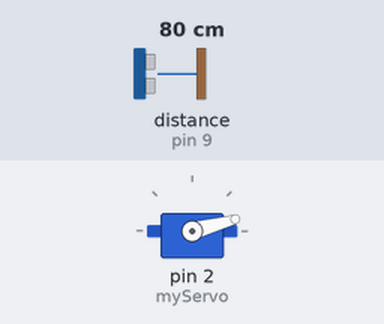
The sketch below on a simulated Arduino Uno, built with avr-gcc and run on an emulated ATmega328P. Parts: servo. Wiring (inferred from the names in the program): ultrasonic range finder: trigger pin 10; echo pin 9. The test bench sets the inputs (shaded band); at power-on: distance to the obstacle (sensor on pin 9) 80 cm. The echo pulse lasts 58.3 µs per cm; what the sketch prints to the serial monitor is not drawn.

Above: at 0.01 s.
1.3 s: distance to the obstacle (sensor on pin 9) set to 2 cm
At 1.8 s:
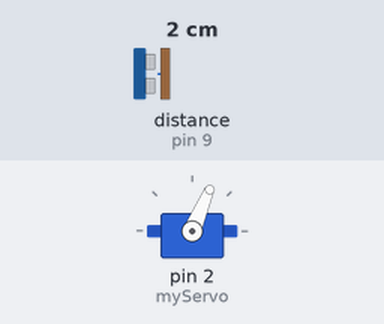
4.3 s: distance to the obstacle (sensor on pin 9) set to 299 cm
At 5.17 s:
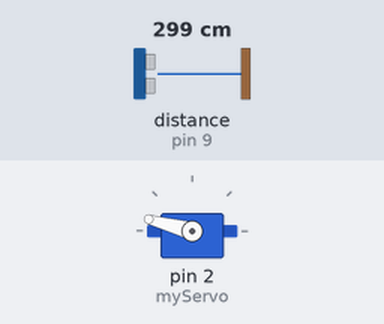
7.3 s: distance to the obstacle (sensor on pin 9) set to 4 cm
At 8.4 s:
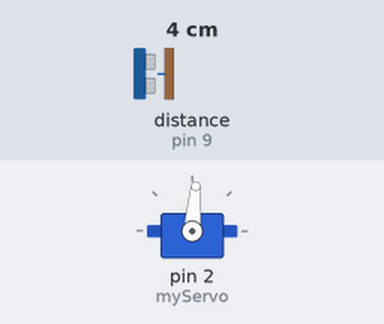
10.3 s: distance to the obstacle (sensor on pin 9) set to 35 cm
Timing chart, 0 to 14.3 s (numbered marks = the images above; inputs shaded):
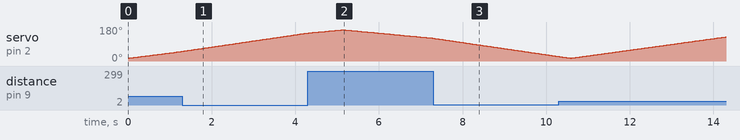

The sketch:

sketch_may27a.ino
```cpp
#include <Servo.h>

const int trigPin = 10;
const int echoPin = 9;
long duration;
int distance;
Servo myServo;

void setup() {
  pinMode(trigPin, OUTPUT);
  pinMode(echoPin, INPUT);
  Serial.begin(9600);
  myServo.attach(2);
}

void loop() {
  // Sweeps from 15 to 165 degrees
  for(int i=15;i<=165;i++){
    myServo.write(i);
    delay(30);
    distance = calculateDistance();
    Serial.print(i);          // Sends the angle
    Serial.print(",");        // Splitter character
    Serial.print(distance);   // Sends the distance
    Serial.print(".");        // End character
  }
  // Sweeps back from 165 to 15 degrees
  for(int i=165;i>15;i--){
    myServo.write(i);
    delay(30);
    distance = calculateDistance();
    Serial.print(i);
    Serial.print(",");
    Serial.print(distance);
    Serial.print(".");
  }
}

int calculateDistance(){
  digitalWrite(trigPin, LOW);
  delayMicroseconds(2);
  digitalWrite(trigPin, HIGH);
  delayMicroseconds(10);
  digitalWrite(trigPin, LOW);
  duration = pulseIn(echoPin, HIGH);
  distance= duration*0.034/2;
  return distance;
}
```
